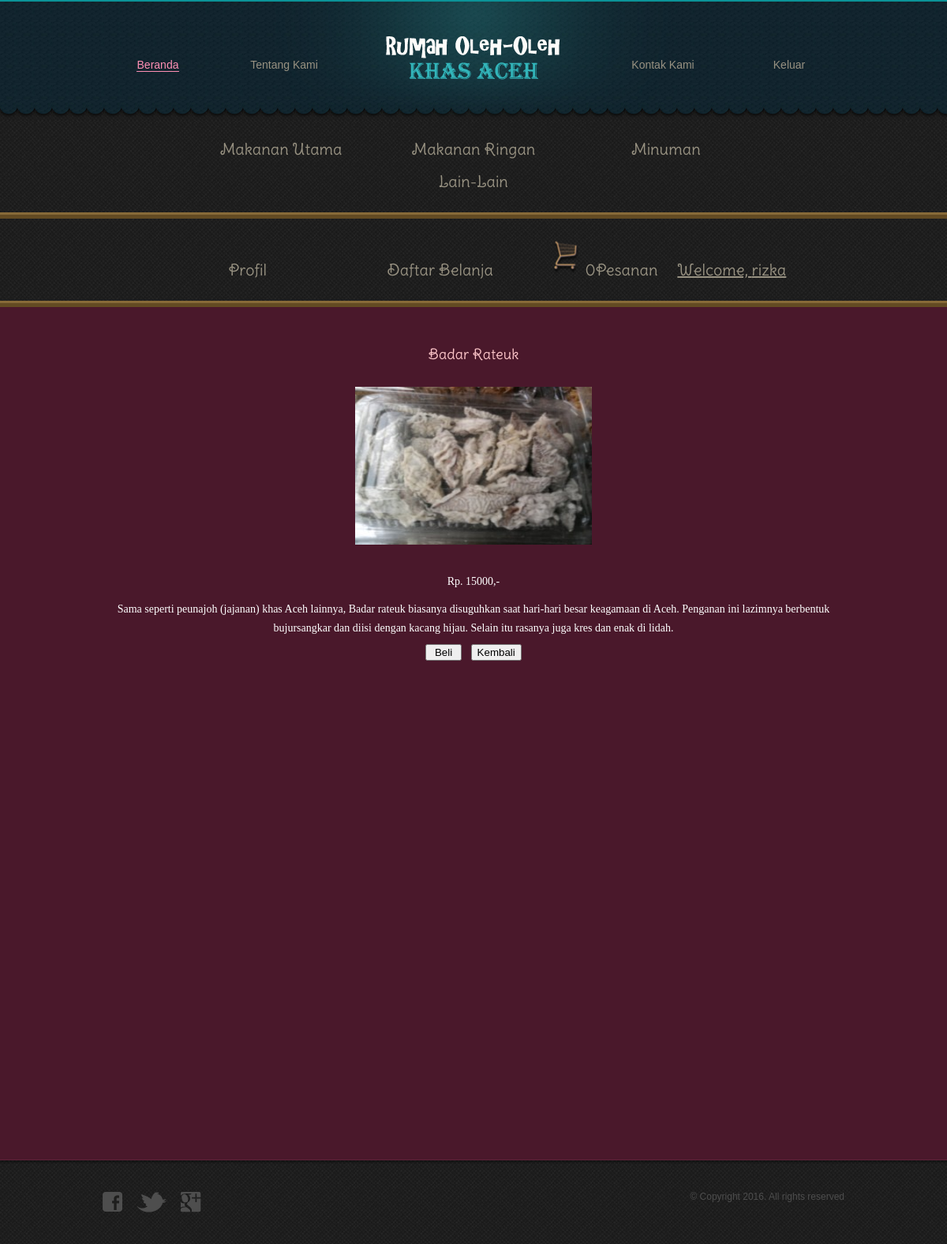
Page /customer/listcompletesnack.php?id_barang=26 (signed in) on the committed database.
### tables this page shows
CREATE TABLE IF NOT EXISTS `barang` (
  `id_barang` int(5) NOT NULL AUTO_INCREMENT,
  `id_jenis` int(3) NOT NULL,
  `nama_barang` varchar(20) NOT NULL,
  `harga` int(10) NOT NULL,
  `stok` varchar(3) NOT NULL,
  `gambar` varchar(50) NOT NULL,
  `keterangan` varchar(300) NOT NULL,
  PRIMARY KEY (`id_barang`),
  KEY `barang_ibfk_1` (`id_jenis`)
);

### customer/listcompletesnack.php (the view, shortened to what this page needs)
<!DOCTYPE html>
<html>
<head>
	<link rel="stylesheet" type="text/css" href="../css/style.css">
</head>
<body>
	<?php
		include 'header.php';
	?>
	<div id="body">
		<div id="about">
				<?php
					$id =$_GET['id_barang'];
					$result = mysql_query ("SELECT b.id_barang, b.id_jenis, b.nama_barang, b.harga, b.stok, b.gambar, b.keterangan
											FROM barang b, jenis j
											where b.id_jenis = j.id_jenis AND j.id_jenis =2 AND b.id_barang='$id'");
					while($cols = mysql_fetch_array($result))
					{
				?>
				<center><h3><?php echo $cols[2]; ?></h3></center>
			<table height="350" border="0" align="center">
				<tr>
					<td><center><img src="../barang/<?php echo $cols[5]; ?>" width="300" height="200"></center></td>
				</tr>
				<tr>
					<td><center>Rp. <?php echo $cols[3] ?>,-</center></td>
				</tr>
				<tr>
					<td><center><?php echo $cols[6] ?></center></td>
				</tr>
			</table>
			<center>
				<a href="cekbeli.php?id_barang=<?php echo $cols[0]?>"><input name='buy' type='submit' id='buy' value=' Beli '></a> &nbsp
				<a href="snack.php"><button>Kembali</button></a>
			</center>
		</div>
	</div>
	<?php
	}
		include 'footer.php';
	?>
</body>
</html>

### css/style.css (style rules this page uses)
table { color: #ffffff; font-family: 'Georgia'; font-size: 14px; font-weight: normal; line-height: 24px; text-align:middle; border-style:solid; border-color:#ffffff; }
body { background: url(../images/bg-body.jpg) repeat left top; font-family: Arial, Helvetica, sans-serif; font-size: 14px; line-height: 1; margin: 0; min-width: 960px; padding: 0; }
a { outline: none; }
img { border: 0; }
#body { background: #4a182b; border-bottom: 1px solid #5f233a; min-height: 1050px; padding: 15px 0 15px; width: 100%; }
#body > div { margin: 0 auto; padding: 0; width: 960px; }
#body #about h3 { color: #fcc5c9; font-size: 18px; font-family: 'DeliusSwashCaps-Regular'; font-weight: normal; margin: 0; padding: 36px 10px 8px; }

### rows in the picture
barang: nama_barang "Badar Rateuk", gambar (picture), harga "15000", keterangan "Sama seperti peunajoh (jajanan) khas Aceh lainnya, Badar rateuk biasanya disuguhkan saat hari-hari besar keagamaan di Aceh. Penganan ini lazimnya berbentuk bujursangkar dan diisi dengan kacang hijau. Selain itu rasanya juga kres dan enak di lidah."

### other values in the picture
$pesan "0"
$_SESSION['username'] "rizka"
